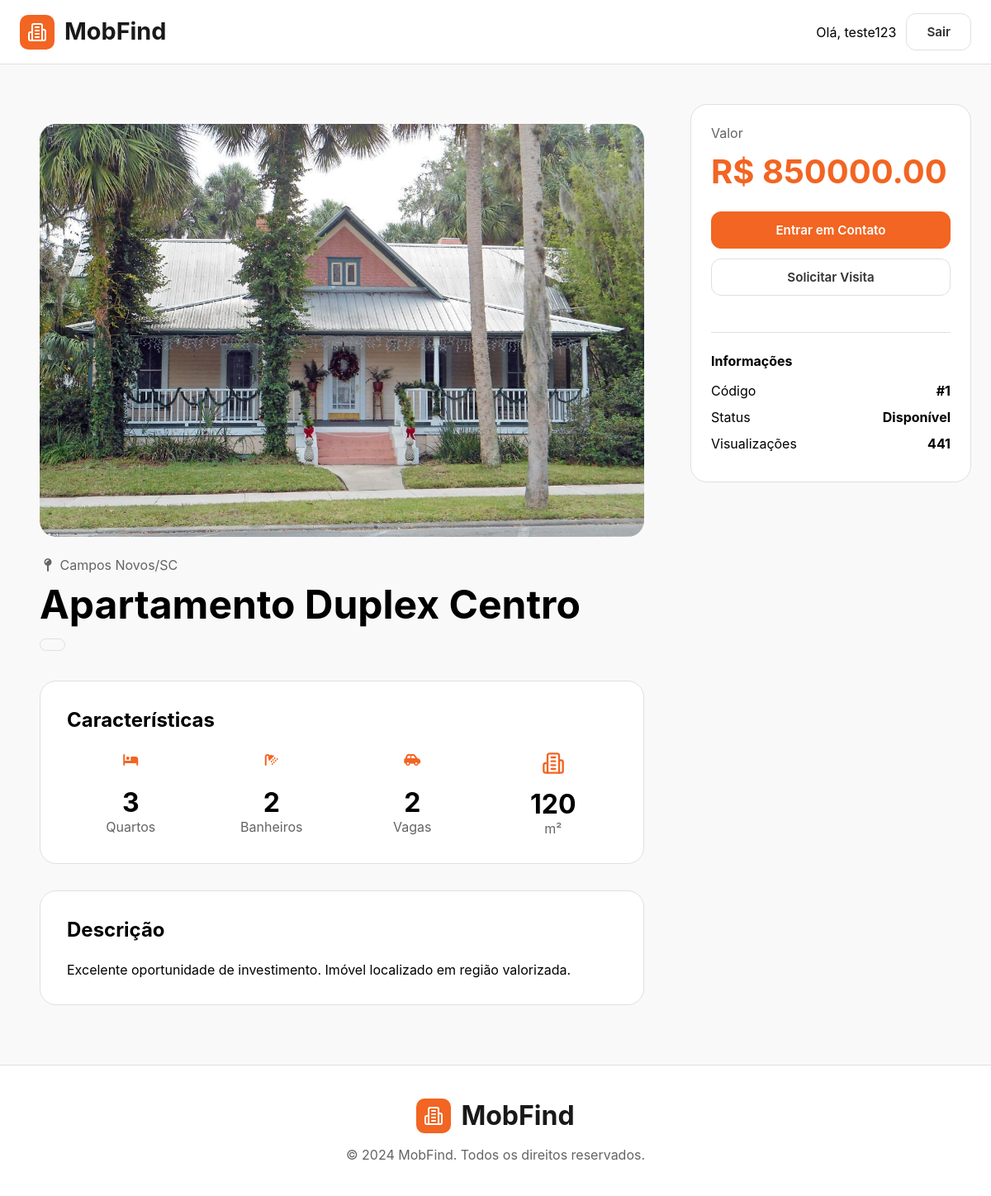
Page /property/1/ (signed in) on the committed database.
### core/models.py (models this page shows, shortened)
class Property(models.Model):
    title = models.CharField(
        max_length=255
    )
    description = models.TextField()
    city = models.ForeignKey(
        City,
        on_delete=models.PROTECT,
        related_name='properties'
    )
    property_type = models.ForeignKey(
        PropertyType,
        on_delete=models.PROTECT,
        related_name='properties'
    )
    price = models.DecimalField(
        max_digits=12,
        decimal_places=2
    )
    area = models.PositiveIntegerField()
    bedrooms = models.PositiveSmallIntegerField(
        default=0
    )
    bathrooms = models.PositiveSmallIntegerField(
        default=0
    )
    garages = models.PositiveSmallIntegerField(
        default=0
    )
    image = models.ImageField(
        upload_to='properties/',
        blank=True,
        null=True,
    )
    is_featured = models.BooleanField(
        default=False
    )
    is_active = models.BooleanField(
        default=True
    )
    views = models.PositiveIntegerField(
        default=0
    )
    created_at = models.DateTimeField(
        auto_now_add=True
    )
    updated_at = models.DateTimeField(
        auto_now=True
    )
    class Meta:
        verbose_name_plural = 'Properties'

class City(models.Model):
    name = models.CharField(
        max_length=100
    )
    state = models.CharField(
        max_length=2
    )
    class Meta:
        verbose_name = 'city'
        verbose_name_plural = 'cities'
    def __str__(self):
        return f'{self.name}/{self.state}'

### core/views.py (the view)
def property_detail(request, id):
    property = get_object_or_404(
        Property,
        id=id
    )
    favorites_ids = []
    if request.user.is_authenticated:
        favorites_ids = list(
            Favorite.objects.filter(
                user=request.user
            ).values_list(
                'property_id',
                flat=True
            )
        )
    context = {
        'property': property,
        'favorites_ids': favorites_ids,
    }
    return render(
        request,
        'pages/property-detail.html',
        context,
    )

### core/templates/pages/property-detail.html (shortened to what this page needs)
{% include 'partials/head.html' %}
<body>
    {% include 'partials/header.html' %}
    <main class="property-page">
        <div class="property-container">
            <div class="property-content">
                <div class="property-image">
                    <img
                        src="{{ property.image.url }}"
                        alt="{{ property.title }}"
                    >
                </div>
                <div class="property-location">
                    <i class="fa-solid fa-map-pin"></i> {{ property.city }}
                </div>
                <h1 class="property-title">
                    {{ property.title }}
                </h1>
                <span class="property-type">
                </span>
                <section class="property-section">
                    <h2>Características</h2>
                    <div class="property-features">
                        <div class="feature-card">
                            <i class="fa-solid fa-bed"></i>
                            <strong>
                                {{ property.bedrooms }}
                            </strong>
                            <span>Quartos</span>
                        </div>
                        <div class="feature-card">
                            <i class="fa-solid fa-shower"></i>
                            <strong>
                                {{ property.bathrooms }}
                            </strong>
                            <span>Banheiros</span>
                        </div>
                        <div class="feature-card">
                            <i class="fa-solid fa-car-side"></i>
                            <strong>
                                {{ property.garages }}
                            </strong>
                            <span>Vagas</span>
                        </div>
                        <div class="feature-card">
                            <strong>
                                {{ property.area }}
                            </strong>
                            <span>m²</span>
                        </div>
                    </div>
                </section>
                <section class="property-section">
                    <h2>Descrição</h2>
                    <p>
                        {{ property.description }}
                    </p>
                </section>
            </div>
            <aside class="property-sidebar">
                <div class="price-card">
                    <span class="price-label">
                        Valor
                    </span>
                    <h3>
                        R$ {{ property.price }}
                    </h3>
                    <a
                        href="#"
                        class="btn btn-primary contact-btn"
                    >
                        Entrar em Contato
                    </a>
                    <a
                        href="#"
                        class="btn btn-outline visit-btn"
                    >
                        Solicitar Visita
                    </a>
                    <div class="property-info">
                        <h4>Informações</h4>
                        <div class="info-row">
                            <span>Código</span>
                            <strong>#{{ property.id }}</strong>
                        </div>
                        <div class="info-row">
                            <span>Status</span>
                            <strong>Disponível</strong>
                        </div>
                        <div class="info-row">
                            <span>Visualizações</span>
                            <strong>{{ property.views }}</strong>
                        </div>
                    </div>
                </div>
            </aside>
        </div>
    </main>
    {% include 'partials/footer.html' %}
</body>
</html>

### core/templates/partials/header.html (shortened to what this page needs)
<header>
    <div class="container">
        <div class="main-logo">
            <a href="/" class ="logo">
                <span class="logo-icon">
                </span>
                <span class="title">MobFind</span>
            </a>
        </div>
    <div class="header-actions">
        {% if user.is_authenticated %}
            <span class="user-name">
                Olá, {{ user.username }}
            </span>
            <a href="{% url 'core:logout' %}" class="btn btn-outline">
                Sair
            </a>
        {% endif %}
    </div>
    </div>
</header>

### rows in the picture
Property: image (picture), city "Campos Novos/SC", title "Apartamento Duplex Centro", bedrooms "3", bathrooms "2", garages "2", area "120", description "Excelente oportunidade de investimento. Imóvel localizado em região valorizada.", price "850000.00", id "1", views "441"

### other values in the picture
{{ user.username }} "teste123"
